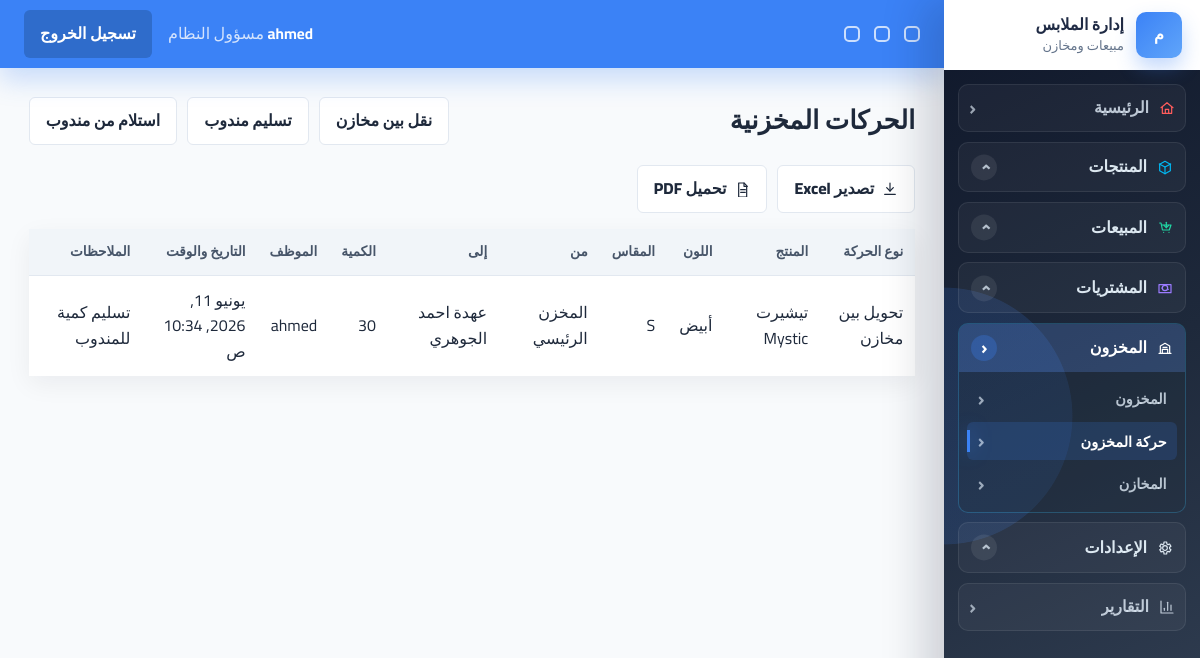
The page /inventory/movements/ (signed in) on the database its author committed.
### accounts/models.py (models this page shows, shortened)
class User(AbstractUser):
    ROLE_MANAGER = 'manager'
    ROLE_SALES = 'sales'
    ROLE_WAREHOUSE = 'warehouse'
    ROLE_CHOICES = [
        (ROLE_MANAGER, 'مسؤول النظام'),
        (ROLE_SALES, 'مندوب مبيعات'),
        (ROLE_WAREHOUSE, 'مسؤول مخزن'),
    ]
    username = models.CharField(
        'اسم المستخدم',
        max_length=150,
        unique=True,
        help_text='يمكن استخدام الحروف والأرقام والمسافات.',
        error_messages={'unique': 'يوجد مستخدم بهذا الاسم بالفعل.'},
    )
    role = models.CharField(max_length=20, choices=ROLE_CHOICES, default=ROLE_SALES, db_index=True)
    phone = models.CharField(max_length=20, blank=True, null=True)
    created_at = models.DateTimeField(auto_now_add=True, db_index=True)
    class Meta:
        indexes = [
            models.Index(fields=['role', 'is_active']),
            models.Index(fields=['created_at']),
        ]
    @property
    def is_manager(self):
        return self.role == self.ROLE_MANAGER or self.is_superuser

### inventory/models.py (models this page shows, shortened)
class StockMovement(models.Model):
    TYPE_IN = 'in'
    TYPE_OUT = 'out'
    TYPE_TRANSFER = 'transfer'
    TYPE_SALE = 'sale'
    TYPE_RETURN = 'return'
    TYPE_ADJUSTMENT = 'adjustment'
    TYPE_PURCHASE_RECEIVE = 'purchase_receive'
    TYPE_SALES_RETURN = 'sales_return'
    TYPE_DAMAGED_RETURN = 'damaged_return'
    TYPE_EXCHANGE_OUT = 'exchange_out'
    TYPE_SALES_REP_ASSIGNMENT = 'sales_rep_assignment'
    TYPE_SALES_REP_RETURN = 'sales_rep_return'
    TYPE_SALES_REP_SALE = 'sales_rep_sale'
    TYPE_SAMPLE = 'sample'
    MOVEMENT_TYPE_CHOICES = [
        (TYPE_IN, 'دخول مخزون'),
        (TYPE_OUT, 'خروج مخزون'),
        (TYPE_TRANSFER, 'تحويل بين مخازن'),
        (TYPE_SALE, 'بيع'),
        (TYPE_RETURN, 'مرتجع'),
        (TYPE_ADJUSTMENT, 'تسوية'),
    ]
    MOVEMENT_TYPE_CHOICES.append((TYPE_PURCHASE_RECEIVE, 'Purchase receive'))
    MOVEMENT_TYPE_CHOICES.append((TYPE_SALES_RETURN, 'Sales return'))
    MOVEMENT_TYPE_CHOICES.append((TYPE_DAMAGED_RETURN, 'Damaged return'))
    MOVEMENT_TYPE_CHOICES.append((TYPE_EXCHANGE_OUT, 'Exchange out'))
    MOVEMENT_TYPE_CHOICES.append((TYPE_SALES_REP_ASSIGNMENT, 'Sales rep assignment'))
    MOVEMENT_TYPE_CHOICES.append((TYPE_SALES_REP_RETURN, 'Sales rep return'))
    MOVEMENT_TYPE_CHOICES.append((TYPE_SALES_REP_SALE, 'Sales rep sale'))
    MOVEMENT_TYPE_CHOICES.append((TYPE_SAMPLE, 'Sample / free issue'))
    movement_type = models.CharField(max_length=20, choices=MOVEMENT_TYPE_CHOICES, db_index=True)
    variant = models.ForeignKey(ProductVariant, on_delete=models.CASCADE)
    from_warehouse = models.ForeignKey(Warehouse, on_delete=models.SET_NULL, null=True, blank=True, related_name='out_movements')
    to_warehouse = models.ForeignKey(Warehouse, on_delete=models.SET_NULL, null=True, blank=True, related_name='in_movements')
    batch = models.ForeignKey(StockBatch, on_delete=models.SET_NULL, null=True, blank=True, related_name='movements')
    quantity = models.IntegerField(validators=[MinValueValidator(1)])
    note = models.TextField(blank=True, null=True)
    created_by = models.ForeignKey(settings.AUTH_USER_MODEL, on_delete=models.SET_NULL, null=True)
    created_at = models.DateTimeField(auto_now_add=True, db_index=True)
    class Meta:
        indexes = [
            models.Index(fields=['variant', 'created_at']),
            models.Index(fields=['from_warehouse', 'created_at']),
            models.Index(fields=['to_warehouse', 'created_at']),
            models.Index(fields=['movement_type', 'created_at']),
            models.Index(fields=['created_at']),
        ]
        constraints = [
            models.CheckConstraint(condition=models.Q(quantity__gt=0), name='stock_movement_quantity_positive'),
        ]

class Warehouse(models.Model):
    TYPE_MAIN = 'main'
    TYPE_STORE = 'store'
    TYPE_REPRESENTATIVE = 'representative'
    WAREHOUSE_TYPE_CHOICES = [
        (TYPE_MAIN, 'مخزن رئيسي'),
        (TYPE_STORE, 'محل بيع'),
        (TYPE_REPRESENTATIVE, 'عهدة مندوب'),
    ]
    name = models.CharField(max_length=100, db_index=True)
    warehouse_type = models.CharField(max_length=20, choices=WAREHOUSE_TYPE_CHOICES, db_index=True)
    assigned_user = models.ForeignKey(
        settings.AUTH_USER_MODEL,
        on_delete=models.SET_NULL,
        null=True,
        blank=True,
        related_name='assigned_warehouses',
    )
    address = models.TextField(blank=True, null=True)
    is_active = models.BooleanField(default=True, db_index=True)
    def __str__(self):
        return self.name

### products/models.py (models this page shows, shortened)
class ProductVariant(models.Model):
    product = models.ForeignKey(Product, on_delete=models.CASCADE, related_name='variants')
    color = models.ForeignKey(Color, on_delete=models.SET_NULL, null=True)
    size = models.ForeignKey(Size, on_delete=models.SET_NULL, null=True)
    image = models.ImageField(upload_to='product_variants/', blank=True, null=True)
    variant_sku = models.CharField(max_length=120, unique=True, db_index=True)
    barcode = models.CharField(max_length=120, blank=True, null=True, db_index=True)
    cost_price = models.DecimalField(max_digits=10, decimal_places=2, default=0, validators=[MinValueValidator(0)])
    sale_price = models.DecimalField(max_digits=10, decimal_places=2, default=0, validators=[MinValueValidator(0)])
    is_active = models.BooleanField(default=True, db_index=True)
    class Meta:
        indexes = [
            models.Index(fields=['variant_sku']),
            models.Index(fields=['barcode']),
            models.Index(fields=['is_active']),
        ]
        constraints = [
            models.CheckConstraint(
                condition=models.Q(cost_price__gte=0),
                name='products_productvariant_cost_price_gte_0'
            ),
            models.CheckConstraint(
                condition=models.Q(sale_price__gte=0),
                name='products_productvariant_sale_price_gte_0'
            ),
        ]

class Product(models.Model):
    name = models.CharField(max_length=200, db_index=True)
    sku = models.CharField(max_length=100, unique=True, db_index=True)
    category = models.ForeignKey(Category, on_delete=models.SET_NULL, null=True)
    description = models.TextField(blank=True, null=True)
    material = models.CharField(max_length=100, blank=True, null=True)
    season = models.CharField(max_length=100, blank=True, null=True)
    retail_price = models.DecimalField(max_digits=10, decimal_places=2, default=0)
    wholesale_price = models.DecimalField(max_digits=10, decimal_places=2, default=0)
    image = models.ImageField(upload_to='products/', blank=True, null=True)
    is_active = models.BooleanField(default=True, db_index=True)
    created_at = models.DateTimeField(auto_now_add=True, db_index=True)
    class Meta:
        indexes = [
            models.Index(fields=['sku']),
            models.Index(fields=['name', 'is_active']),
            models.Index(fields=['created_at']),
        ]

class Color(models.Model):
    name = models.CharField(max_length=50, unique=True)
    hex_code = models.CharField(max_length=7, blank=True, null=True)
    def __str__(self):
        return self.name

class Size(models.Model):
    name = models.CharField(max_length=20, unique=True)
    sort_order = models.PositiveIntegerField(default=0)
    class Meta:
        ordering = ['sort_order', 'name']
    def __str__(self):
        return self.name

### inventory/views.py (the view)
# urls.py: path('movements/', views.StockMovementListView.as_view(), name='movements'),
class StockMovementListView(RoleRequiredMixin, ExportListMixin, ListView):
    allowed_roles = ('manager', 'warehouse')
    model = StockMovement
    template_name = 'inventory/movements/list.html'
    context_object_name = 'movements'
    paginate_by = 30
    export_title = 'قائمة الحركات المخزنية'
    export_filename = 'stock-movements'
    export_columns = (
        ('التاريخ', 'created_at'),
        ('النوع', 'get_movement_type_display'),
        ('المنتج', 'variant.product.name'),
        ('الكود', 'variant.variant_sku'),
        ('من مخزن', 'from_warehouse'),
        ('إلى مخزن', 'to_warehouse'),
        ('الكمية', 'quantity'),
        ('الموظف', 'created_by'),
        ('ملاحظات', 'note'),
    )
    def get_queryset(self):
        allowed_types = [StockMovement.TYPE_TRANSFER]
        return StockMovement.objects.select_related(
            'variant__product', 'variant__color', 'variant__size', 'from_warehouse', 'to_warehouse', 'created_by',
        ).filter(movement_type__in=allowed_types).order_by('-created_at')

### accounts/permissions.py (called while the page is built)
def has_role(user, *roles):
    if not user.is_authenticated:
        return False
    if user.is_superuser or getattr(user, 'role', None) == 'manager':
        return True
    return getattr(user, 'role', None) in roles

    def test_func(self):
        return has_role(self.request.user, *self.allowed_roles)

### config/exports.py (called while the page is built)
    def dispatch(self, request, *args, **kwargs):
        export_format = request.GET.get('export')
        if export_format in {'excel', 'pdf'}:
            return self.export_response(export_format)
        return super().dispatch(request, *args, **kwargs)

    def get_context_data(self, **kwargs):
        context = super().get_context_data(**kwargs)
        context['export_enabled'] = bool(self.export_columns)
        return context

### templates/inventory/movements/list.html (shortened to what this page needs)
{% extends 'base.html' %}
{% block content %}
<div class="page-head">
    <h1>الحركات المخزنية</h1>
    <div class="button-row">
        <a class="btn btn-light" href="{% url 'inventory:transfer' %}">نقل بين مخازن</a>
        <a class="btn btn-light" href="{% url 'inventory:representative_issue' %}">تسليم مندوب</a>
        <a class="btn btn-light" href="{% url 'inventory:representative_return' %}">استلام من مندوب</a>
    </div>
</div>
{% include 'partials/export_buttons.html' %}
<div class="table-wrap">
    <table>
        <thead><tr><th>نوع الحركة</th><th>المنتج</th><th>اللون</th><th>المقاس</th><th>من</th><th>إلى</th><th>الكمية</th><th>الموظف</th><th>التاريخ والوقت</th><th>الملاحظات</th></tr></thead>
        <tbody>
            {% for movement in movements %}
                <tr>
                    <td>{{ movement.get_movement_type_display }}</td>
                    <td>{{ movement.variant.product.name }}</td>
                    <td>{{ movement.variant.color|default:'-' }}</td>
                    <td>{{ movement.variant.size|default:'-' }}</td>
                    <td>{{ movement.from_warehouse|default:'-' }}</td>
                    <td>{{ movement.to_warehouse|default:'-' }}</td>
                    <td>{{ movement.quantity }}</td>
                    <td>{{ movement.created_by|default:'-' }}</td>
                    <td>{{ movement.created_at }}</td>
                    <td>{{ movement.note|default:'-' }}</td>
                </tr>
            {% empty %}
                <tr><td colspan="10">لا توجد حركات مخزنية</td></tr>
            {% endfor %}
        </tbody>
    </table>
</div>
{% endblock %}

### templates/partials/navbar.html (shortened to what this page needs)
<header class="topbar">
    <div class="topbar-tools" aria-hidden="true">
        <span></span>
        <span></span>
        <span></span>
    </div>
    <div class="topbar-user">
        <strong>{{ request.user.get_full_name|default:request.user.username }}</strong>
        <span>{{ request.user.get_role_display }}</span>
    </div>
    <form method="post" action="{% url 'accounts:logout' %}">
        <button class="btn btn-secondary" type="submit">تسجيل الخروج</button>
    </form>
</header>

### rows shown on the page
User: user.get_full_name "ahmed", user.role "مسؤول النظام"
StockMovement: movement_type "تحويل بين مخازن", variant.product.name "تيشيرت Mystic", variant.color "أبيض", variant.size "S", from_warehouse "المخزن الرئيسي", to_warehouse "عهدة احمد الجوهري", quantity "30", created_by "ahmed", created_at "يونيو 11, 2026, 10:34 ص", note "تسليم كمية للمندوب"
